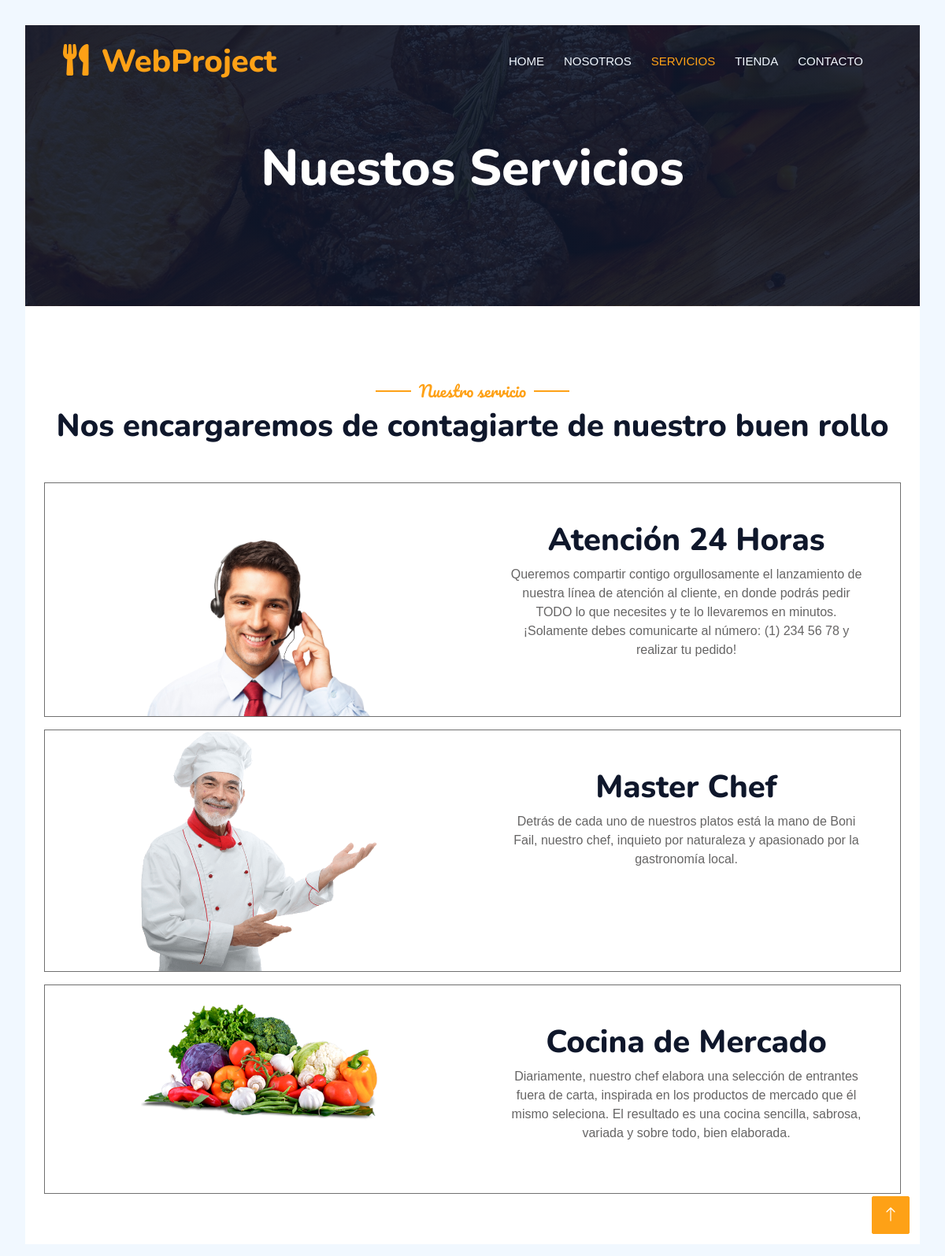
The app's page /servicios/ with its own data.
### servicios/models.py (models this page shows, shortened)
class servicio(models.Model):
    titulo = models.CharField(max_length=50)
    contenido = models.CharField(max_length=500)
    imagen = models.ImageField(upload_to='servicios')
    created = models.DateTimeField(auto_now_add=True)
    updated = models.DateTimeField(auto_now_add=True)
    class meta:
        verbose_name = 'servicio'
        verbose_name_plural = 'servicios'

### servicios/views.py (the view)
# urls.py: path('servicios/', include('servicios.urls')),
def servicios(request):
    servicios=servicio.objects.all()
    return render(request, "servicios/servicios.html", {"servicios": servicios})

### servicios/templates/servicios/servicios.html (shortened to what this page needs)
<!DOCTYPE html>
<html lang="en">
{% load static %}
<head>
    {% load static %}
    <link href="https://cdnjs.cloudflare.com/ajax/libs/font-awesome/5.10.0/css/all.min.css" rel="stylesheet">
    <link href="https://cdn.jsdelivr.net/npm/bootstrap-icons@1.4.1/font/bootstrap-icons.css" rel="stylesheet">
    <link href="{% static 'ProjectWebApp/lib/animate/animate.min.css' %}" rel="stylesheet">
    <link href="{% static 'ProjectWebApp/lib/owlcarousel/assets/owl.carousel.min.css' %}" rel="stylesheet">
    <link href="{% static 'ProjectWebApp/lib/tempusdominus/css/tempusdominus-bootstrap-4.min.css' %}" rel="stylesheet" />
    <link href="{% static 'ProjectWebApp/css/bootstrap.min.css' %}" rel="stylesheet">
    <link href="{% static 'ProjectWebApp/css/style.css' %}" rel="stylesheet">
    <link rel="stylesheet" href="./style.css">
</head>
<body>
    <div class="container-xxl bg-white p-0">
        <div class="container-xxl position-relative p-0">
            <nav class="navbar navbar-expand-lg navbar-dark bg-dark px-4 px-lg-5 py-3 py-lg-0">
                <a href="home" class="navbar-brand p-0">
                    <h1 class="text-primary m-0"><i class="fa fa-utensils me-3"></i>WebProject</h1>
                </a>
                <div class="collapse navbar-collapse" id="navbarCollapse">
                    <div class="navbar-nav ms-auto py-0 pe-4">
                        <a href="home" class="nav-item nav-link">Home</a>
                        <a href="blog" class="nav-item nav-link">Nosotros</a>
                        <a href="servicios" class="nav-item nav-link active">Servicios</a>
                        <a href="tienda" class="nav-item nav-link">Tienda</a>
                        <a href="contacto" class="nav-item nav-link">Contacto</a>
                    </div>
                </div>
            </nav>
            <div class="container-xxl py-5 bg-dark hero-header mb-5">
                <div class="container text-center my-5 pt-5 pb-4">
                    <h1 class="display-3 text-white mb-3 animated slideInDown">Nuestos Servicios</h1>
                </div>
            </div>
        </div>
        <div class="container-xxl py-5">
            <div class="container">
                <div class="text-center wow fadeInUp" data-wow-delay="0.1s">
                    <h5 class="section-title ff-secondary text-center text-primary fw-normal">Nuestro servicio</h5>
                    <h1 class="mb-5">Nos encargaremos de contagiarte de nuestro buen rollo</h1>
                </div>
                {% block content %}
                    <div class="text-center wow fadeInUp" data-wow-delay="0.1s">
                        {% for servicio in servicios %}
                            <div class="c-card-horizontal-feature" >
                                <div class="c-card-horizontal-feature__media" >
                                    <img src="{{servicio.imagen.url}}" width="300" height="250" alt="" class="c-image c-card-horizontal-feature__img" />
                                </div>
                                <div class="c-card-horizontal-feature__body" >
                                    <h1 class="c-card-horizontal-feature__title">{{servicio.titulo}} </h1>
                                    <p class="c-card-horizontal-feature__description">{{servicio.contenido}} </p>
                                </div>
                            </div>
                        {% endfor %}
                    </div>
                {% endblock%}
            </div>
        </div>
        <a href="#" class="btn btn-lg btn-primary btn-lg-square back-to-top"><i class="bi bi-arrow-up"></i></a>
    </div>
</body>
</html>

### ProjectWebApp/static/ProjectWebApp/css/style.css (style rules this page uses)
:root { --primary: #FEA116; --light: #F1F8FF; --dark: #0F172B; }
.ff-secondary { font-family: 'Pacifico', cursive; }
.back-to-top { position: fixed; display: none; right: 45px; bottom: 45px; z-index: 99; }
.btn { font-family: 'Nunito', sans-serif; font-weight: 500; text-transform: uppercase; transition: .5s; }
.btn.btn-primary, .btn.btn-secondary { color: #FFFFFF; }
.btn-lg-square { width: 48px; height: 48px; }
.btn-square, .btn-sm-square, .btn-lg-square { padding: 0; display: flex; align-items: center; justify-content: center; font-weight: normal; border-radius: 2px; }
.navbar-dark .navbar-nav .nav-link { position: relative; margin-left: 25px; padding: 35px 0; font-size: 15px; color: var(--light) !important; text-transform: uppercase; font-weight: 500; outline: none; transition: .5s; }
.navbar-dark .navbar-nav .nav-link:hover, .navbar-dark .navbar-nav .nav-link.active { color: var(--primary) !important; }
@media (min-width: 992px) { .navbar-dark { position: absolute; width: 100%; top: 0; left: 0; z-index: 999; background: transparent !important; } }
.hero-header { background: linear-gradient(rgba(15, 23, 43, .9), rgba(15, 23, 43, .9)), url(../img/bg-hero.jpg); background-position: center center; background-repeat: no-repeat; background-size: cover; }
.section-title { position: relative; display: inline-block; }
.section-title::before { position: absolute; content: ""; width: 45px; height: 2px; top: 50%; left: -55px; margin-top: -1px; background: var(--primary); }
.section-title::after { position: absolute; content: ""; width: 45px; height: 2px; top: 50%; right: -55px; margin-top: -1px; background: var(--primary); }
:root { --color-base-10: #1C1C1C; --color-neutral-40: #707070; --color-neutral-white: #ffffff; --color-border-medium: var(--color-neutral-40); --color-primary-action-background-default: var(--color-base-10); --color-primary-action-text-default: var(--color-neutral-white); --card-horizontal-feature-border-color: var(--color-border-medium); --card-horizontal-feature-button-background-color: var(--color-primary-action-background-default); --card-horizontal-feature-button-text-color: var(--color-primary-action-text-default); --card-horizontal-feature-body-padding: 3rem; }
.c-card-horizontal-feature { border-width: 1px; border-style: solid; border-color: var(--card-horizontal-feature-border-color); }
@media all and (min-width: 30rem) { .c-card-horizontal-feature { display: grid; grid-template-columns: 1fr 1fr; } }
.c-card-horizontal-feature__body { padding: var(--card-horizontal-feature-body-padding); }
body { padding: 2rem; font-family: sans-serif; }
img { max-width: 100%; height: auto; }

### records on screen
servicio: imagen (picture), titulo "Atención 24 Horas", contenido "Queremos compartir contigo orgullosamente el lanzamiento de nuestra línea de atención al cliente, en donde podrás pedir TODO lo que necesites y te lo llevaremos en minutos. ¡Solamente debes comunicarte al número: (1) 234 56 78 y realizar tu pedido!"
servicio: imagen (picture), titulo "Master Chef", contenido "Detrás de cada uno de nuestros platos está la mano de Boni Fail, nuestro chef, inquieto por naturaleza y apasionado por la gastronomía local."
servicio: imagen (picture), titulo "Cocina de Mercado", contenido "Diariamente, nuestro chef elabora una selección de entrantes fuera de carta, inspirada en los productos de mercado que él mismo seleciona. El resultado es una cocina sencilla, sabrosa, variada y sobre todo, bien elaborada."
